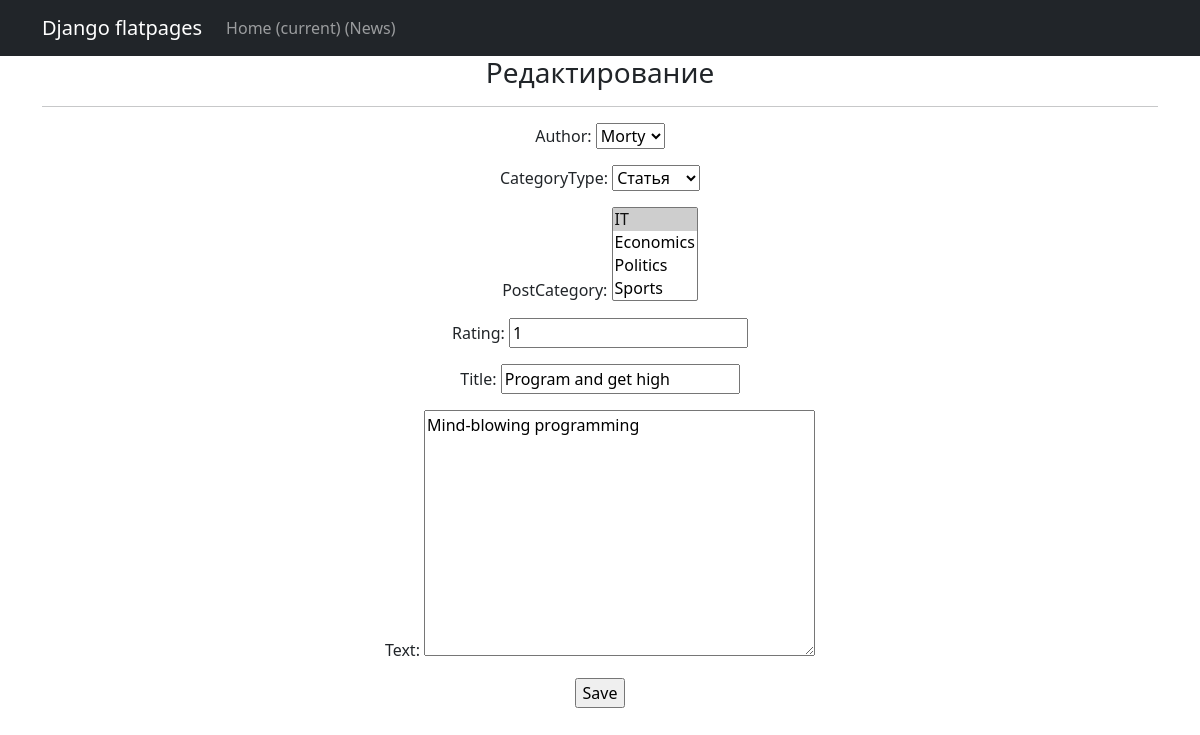
Screenshot of /news/14/update/ (signed in) with the database file from the repository.
### news/models.py (models this page shows, shortened)
class Post(models.Model):
    author = models.ForeignKey(Author, on_delete=models.CASCADE)
    NEWS = 'NW'
    ARTICLE = 'AR'
    CATEGORY_CHOICES = (
        (NEWS, 'Новость'),
        (ARTICLE, 'Статья'),
    )
    categoryType = models.CharField(max_length=2, choices=CATEGORY_CHOICES, default=ARTICLE)
    dateCreation = models.DateTimeField(auto_now_add=True)
    postCategory = models.ManyToManyField(Category, through='PostCategory')
    title = models.CharField(max_length=128)
    text = models.TextField()
    rating = models.SmallIntegerField(default=0)

### news/views.py (the view)
# urls.py: path('<int:pk>/update/', PostUpdate.as_view(), name='post_update'),
class PostUpdate(PermissionRequiredMixin, UpdateView):
    permission_required = ('news.change_news',)
    raise_exception = True
    form_class = PostForm
    model = Post
    template_name = 'post_edit.html'

### news/forms.py (shortened to what this page needs)
class PostForm(forms.ModelForm):
    class Meta:
        model = Post
        fields = [
            'author',
            'categoryType',
            'postCategory',
            'rating',
            'title',
            'text',
        ]

### news/models.py (called while the page is built)
    def __str__(self):
        return f'{self.authorUser.username}'

    def __str__(self):
        return f'{self.name}'

### templates/post_edit.html (shortened to what this page needs)
{% extends 'flatpages/default.html' %}
{% block content %}
<h3>Редактирование</h3>
<hr>
<form action="" method="post">
    {{ form.as_p }}
    <input type="submit" value="Save" />
</form>
{% endblock content %}

### rows the page displays
Post: author "Morty", categoryType "Статья", rating "1", title "Program and get high", text "Mind-blowing programming"
